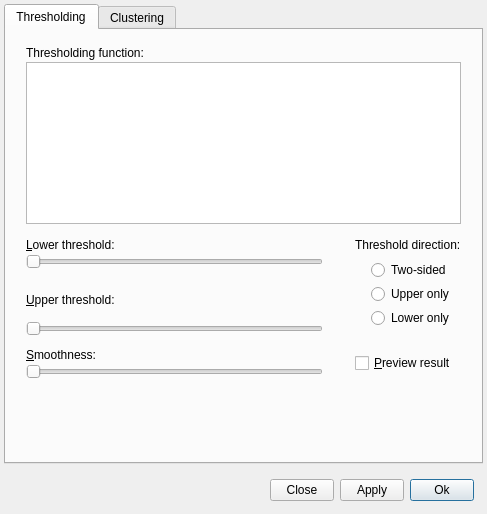
<?xml version="1.0" encoding="UTF-8"?>
<ui version="4.0">
 <class>SpeedImageDialog</class>
 <widget class="QDialog" name="SpeedImageDialog">
  <property name="geometry">
   <rect>
    <x>0</x>
    <y>0</y>
    <width>487</width>
    <height>514</height>
   </rect>
  </property>
  <property name="windowTitle">
   <string>Dialog</string>
  </property>
  <property name="styleSheet">
   <string notr="true">* {
font-size: 12px;
}</string>
  </property>
  <layout class="QVBoxLayout" name="verticalLayout">
   <property name="margin">
    <number>4</number>
   </property>
   <item>
    <widget class="QStackedWidget" name="stack">
     <property name="currentIndex">
      <number>0</number>
     </property>
     <widget class="QWidget" name="pgInOut">
      <layout class="QVBoxLayout" name="verticalLayout_6">
       <property name="spacing">
        <number>0</number>
       </property>
       <property name="margin">
        <number>0</number>
       </property>
       <item>
        <widget class="QTabWidget" name="tabWidgetInOut">
         <property name="currentIndex">
          <number>0</number>
         </property>
         <widget class="QWidget" name="tabThreshold">
          <attribute name="title">
           <string>Thresholding</string>
          </attribute>
          <layout class="QGridLayout" name="gridLayout">
           <property name="leftMargin">
            <number>20</number>
           </property>
           <property name="topMargin">
            <number>4</number>
           </property>
           <property name="rightMargin">
            <number>20</number>
           </property>
           <property name="bottomMargin">
            <number>4</number>
           </property>
           <property name="horizontalSpacing">
            <number>32</number>
           </property>
           <property name="verticalSpacing">
            <number>2</number>
           </property>
           <item row="4" column="0">
            <widget class="QLabel" name="label">
             <property name="text">
              <string>&amp;Lower threshold:</string>
             </property>
             <property name="buddy">
              <cstring>inLowerThreshold</cstring>
             </property>
            </widget>
           </item>
           <item row="5" column="0">
            <widget class="QDoubleSliderWithEditor" name="inLowerThreshold">
             <property name="orientation">
              <enum>Qt::Horizontal</enum>
             </property>
            </widget>
           </item>
           <item row="7" column="0">
            <widget class="QLabel" name="label_2">
             <property name="text">
              <string>&amp;Upper threshold:</string>
             </property>
             <property name="buddy">
              <cstring>inUpperThreshold</cstring>
             </property>
            </widget>
           </item>
           <item row="8" column="0">
            <widget class="QDoubleSliderWithEditor" name="inUpperThreshold">
             <property name="orientation">
              <enum>Qt::Horizontal</enum>
             </property>
            </widget>
           </item>
           <item row="11" column="0">
            <widget class="QLabel" name="label_3">
             <property name="text">
              <string>&amp;Smoothness:</string>
             </property>
             <property name="buddy">
              <cstring>inThresholdSmoothness</cstring>
             </property>
            </widget>
           </item>
           <item row="12" column="0">
            <widget class="QDoubleSliderWithEditor" name="inThresholdSmoothness">
             <property name="orientation">
              <enum>Qt::Horizontal</enum>
             </property>
            </widget>
           </item>
           <item row="3" column="0" colspan="2">
            <spacer name="verticalSpacer_2">
             <property name="orientation">
              <enum>Qt::Vertical</enum>
             </property>
             <property name="sizeType">
              <enum>QSizePolicy::Fixed</enum>
             </property>
             <property name="sizeHint" stdset="0">
              <size>
               <width>20</width>
               <height>12</height>
              </size>
             </property>
            </spacer>
           </item>
           <item row="4" column="1">
            <widget class="QLabel" name="label_4">
             <property name="text">
              <string>Threshold direction:</string>
             </property>
            </widget>
           </item>
           <item row="6" column="0">
            <spacer name="verticalSpacer_4">
             <property name="orientation">
              <enum>Qt::Vertical</enum>
             </property>
             <property name="sizeType">
              <enum>QSizePolicy::Fixed</enum>
             </property>
             <property name="sizeHint" stdset="0">
              <size>
               <width>20</width>
               <height>10</height>
              </size>
             </property>
            </spacer>
           </item>
           <item row="9" column="0" colspan="2">
            <spacer name="verticalSpacer_5">
             <property name="orientation">
              <enum>Qt::Vertical</enum>
             </property>
             <property name="sizeType">
              <enum>QSizePolicy::Fixed</enum>
             </property>
             <property name="sizeHint" stdset="0">
              <size>
               <width>20</width>
               <height>10</height>
              </size>
             </property>
            </spacer>
           </item>
           <item row="13" column="0" colspan="2">
            <spacer name="verticalSpacer">
             <property name="orientation">
              <enum>Qt::Vertical</enum>
             </property>
             <property name="sizeHint" stdset="0">
              <size>
               <width>20</width>
               <height>0</height>
              </size>
             </property>
            </spacer>
           </item>
           <item row="2" column="0" colspan="2">
            <widget class="QFrame" name="frame">
             <property name="frameShape">
              <enum>QFrame::StyledPanel</enum>
             </property>
             <property name="frameShadow">
              <enum>QFrame::Raised</enum>
             </property>
             <layout class="QVBoxLayout" name="verticalLayout_4">
              <property name="margin">
               <number>0</number>
              </property>
              <item>
               <widget class="QtVTKRenderWindowBox" name="viewThreshold" native="true">
                <property name="sizePolicy">
                 <sizepolicy hsizetype="Preferred" vsizetype="Expanding">
                  <horstretch>0</horstretch>
                  <verstretch>0</verstretch>
                 </sizepolicy>
                </property>
                <property name="minimumSize">
                 <size>
                  <width>0</width>
                  <height>160</height>
                 </size>
                </property>
                <property name="styleSheet">
                 <string notr="true">background-color:white;</string>
                </property>
               </widget>
              </item>
             </layout>
            </widget>
           </item>
           <item row="1" column="0">
            <widget class="QLabel" name="label_5">
             <property name="text">
              <string>Thresholding function:</string>
             </property>
             <property name="buddy">
              <cstring>inLowerThreshold</cstring>
             </property>
            </widget>
           </item>
           <item row="5" column="1" rowspan="4">
            <widget class="QWidget" name="grpThresholdMode" native="true">
             <layout class="QVBoxLayout" name="verticalLayout_2">
              <property name="spacing">
               <number>4</number>
              </property>
              <property name="leftMargin">
               <number>16</number>
              </property>
              <property name="topMargin">
               <number>6</number>
              </property>
              <property name="rightMargin">
               <number>6</number>
              </property>
              <property name="bottomMargin">
               <number>8</number>
              </property>
              <item>
               <widget class="QRadioButton" name="btnTwoSidedThreshold">
                <property name="text">
                 <string>Two-sided</string>
                </property>
               </widget>
              </item>
              <item>
               <widget class="QRadioButton" name="btnUpperThreshold">
                <property name="text">
                 <string>Upper only</string>
                </property>
               </widget>
              </item>
              <item>
               <widget class="QRadioButton" name="btnLowerThreshold">
                <property name="text">
                 <string>Lower only</string>
                </property>
               </widget>
              </item>
             </layout>
            </widget>
           </item>
           <item row="11" column="1" rowspan="2">
            <widget class="QWidget" name="widget_4" native="true">
             <layout class="QVBoxLayout" name="verticalLayout_3">
              <property name="margin">
               <number>0</number>
              </property>
              <item>
               <widget class="QCheckBox" name="chkThresholdPreview">
                <property name="text">
                 <string>&amp;Preview result</string>
                </property>
               </widget>
              </item>
             </layout>
            </widget>
           </item>
           <item row="0" column="0" colspan="2">
            <spacer name="verticalSpacer_3">
             <property name="orientation">
              <enum>Qt::Vertical</enum>
             </property>
             <property name="sizeType">
              <enum>QSizePolicy::Fixed</enum>
             </property>
             <property name="sizeHint" stdset="0">
              <size>
               <width>20</width>
               <height>12</height>
              </size>
             </property>
            </spacer>
           </item>
          </layout>
         </widget>
         <widget class="QWidget" name="tabCluster">
          <attribute name="title">
           <string>Clustering</string>
          </attribute>
         </widget>
        </widget>
       </item>
      </layout>
     </widget>
     <widget class="QWidget" name="pgEdge">
      <layout class="QVBoxLayout" name="verticalLayout_7">
       <property name="spacing">
        <number>0</number>
       </property>
       <property name="margin">
        <number>0</number>
       </property>
       <item>
        <widget class="QTabWidget" name="tabWidgetEdge">
         <property name="currentIndex">
          <number>0</number>
         </property>
         <widget class="QWidget" name="tabEdge">
          <attribute name="title">
           <string>Edge Preprocessing</string>
          </attribute>
          <layout class="QGridLayout" name="gridLayout_3">
           <property name="topMargin">
            <number>4</number>
           </property>
           <property name="bottomMargin">
            <number>4</number>
           </property>
           <property name="horizontalSpacing">
            <number>32</number>
           </property>
           <property name="verticalSpacing">
            <number>2</number>
           </property>
           <item row="0" column="0" colspan="2">
            <spacer name="verticalSpacer_7">
             <property name="orientation">
              <enum>Qt::Vertical</enum>
             </property>
             <property name="sizeType">
              <enum>QSizePolicy::Fixed</enum>
             </property>
             <property name="sizeHint" stdset="0">
              <size>
               <width>430</width>
               <height>13</height>
              </size>
             </property>
            </spacer>
           </item>
           <item row="1" column="0" colspan="2">
            <widget class="QLabel" name="label_6">
             <property name="text">
              <string>Transformation from edge strength to speed value</string>
             </property>
            </widget>
           </item>
           <item row="2" column="0" colspan="2">
            <widget class="QtSimpleOpenGLBox" name="viewEdgeMapping" native="true">
             <property name="sizePolicy">
              <sizepolicy hsizetype="Preferred" vsizetype="Expanding">
               <horstretch>0</horstretch>
               <verstretch>0</verstretch>
              </sizepolicy>
             </property>
             <property name="minimumSize">
              <size>
               <width>0</width>
               <height>160</height>
              </size>
             </property>
             <property name="styleSheet">
              <string notr="true">background-color:white;</string>
             </property>
            </widget>
           </item>
           <item row="3" column="0" colspan="2">
            <spacer name="verticalSpacer_8">
             <property name="orientation">
              <enum>Qt::Vertical</enum>
             </property>
             <property name="sizeType">
              <enum>QSizePolicy::Fixed</enum>
             </property>
             <property name="sizeHint" stdset="0">
              <size>
               <width>430</width>
               <height>13</height>
              </size>
             </property>
            </spacer>
           </item>
           <item row="4" column="0">
            <widget class="QLabel" name="label_7">
             <property name="text">
              <string>Scale of Gaussian blurring:</string>
             </property>
            </widget>
           </item>
           <item row="4" column="1" rowspan="2">
            <widget class="QWidget" name="widget_5" native="true">
             <layout class="QVBoxLayout" name="verticalLayout_8">
              <property name="margin">
               <number>0</number>
              </property>
              <item>
               <widget class="QCheckBox" name="chkEdgePreview">
                <property name="text">
                 <string>&amp;Preview result</string>
                </property>
               </widget>
              </item>
             </layout>
            </widget>
           </item>
           <item row="5" column="0">
            <widget class="QDoubleSliderWithEditor" name="inEdgeSmoothing">
             <property name="orientation">
              <enum>Qt::Horizontal</enum>
             </property>
            </widget>
           </item>
           <item row="8" column="0">
            <widget class="QLabel" name="label_8">
             <property name="text">
              <string>Edge transformation contrast:</string>
             </property>
            </widget>
           </item>
           <item row="9" column="0">
            <widget class="QDoubleSliderWithEditor" name="inEdgeKappa">
             <property name="orientation">
              <enum>Qt::Horizontal</enum>
             </property>
            </widget>
           </item>
           <item row="10" column="0" colspan="2">
            <spacer name="verticalSpacer_10">
             <property name="orientation">
              <enum>Qt::Vertical</enum>
             </property>
             <property name="sizeType">
              <enum>QSizePolicy::Fixed</enum>
             </property>
             <property name="sizeHint" stdset="0">
              <size>
               <width>430</width>
               <height>13</height>
              </size>
             </property>
            </spacer>
           </item>
           <item row="11" column="0">
            <widget class="QLabel" name="label_9">
             <property name="text">
              <string>Edge transformation exponent:</string>
             </property>
            </widget>
           </item>
           <item row="12" column="0">
            <widget class="QDoubleSliderWithEditor" name="inEdgeExponent">
             <property name="orientation">
              <enum>Qt::Horizontal</enum>
             </property>
            </widget>
           </item>
           <item row="13" column="0" colspan="2">
            <spacer name="verticalSpacer_6">
             <property name="orientation">
              <enum>Qt::Vertical</enum>
             </property>
             <property name="sizeHint" stdset="0">
              <size>
               <width>430</width>
               <height>42</height>
              </size>
             </property>
            </spacer>
           </item>
           <item row="7" column="0" colspan="2">
            <spacer name="verticalSpacer_9">
             <property name="orientation">
              <enum>Qt::Vertical</enum>
             </property>
             <property name="sizeType">
              <enum>QSizePolicy::Fixed</enum>
             </property>
             <property name="sizeHint" stdset="0">
              <size>
               <width>20</width>
               <height>12</height>
              </size>
             </property>
            </spacer>
           </item>
          </layout>
         </widget>
        </widget>
       </item>
      </layout>
     </widget>
    </widget>
   </item>
   <item>
    <widget class="QWidget" name="widget_3" native="true">
     <layout class="QHBoxLayout" name="horizontalLayout">
      <property name="leftMargin">
       <number>18</number>
      </property>
      <item>
       <spacer name="horizontalSpacer">
        <property name="orientation">
         <enum>Qt::Horizontal</enum>
        </property>
        <property name="sizeHint" stdset="0">
         <size>
          <width>40</width>
          <height>20</height>
         </size>
        </property>
       </spacer>
      </item>
      <item>
       <widget class="QPushButton" name="btnClose">
        <property name="minimumSize">
         <size>
          <width>64</width>
          <height>0</height>
         </size>
        </property>
        <property name="maximumSize">
         <size>
          <width>64</width>
          <height>16777215</height>
         </size>
        </property>
        <property name="text">
         <string>Close</string>
        </property>
       </widget>
      </item>
      <item>
       <widget class="QPushButton" name="btnApply">
        <property name="minimumSize">
         <size>
          <width>64</width>
          <height>0</height>
         </size>
        </property>
        <property name="maximumSize">
         <size>
          <width>64</width>
          <height>16777215</height>
         </size>
        </property>
        <property name="text">
         <string>Apply</string>
        </property>
       </widget>
      </item>
      <item>
       <widget class="QPushButton" name="btnOk">
        <property name="minimumSize">
         <size>
          <width>64</width>
          <height>0</height>
         </size>
        </property>
        <property name="maximumSize">
         <size>
          <width>64</width>
          <height>16777215</height>
         </size>
        </property>
        <property name="text">
         <string>Ok</string>
        </property>
        <property name="default">
         <bool>true</bool>
        </property>
       </widget>
      </item>
     </layout>
    </widget>
   </item>
  </layout>
 </widget>
 <customwidgets>
  <customwidget>
   <class>QtSimpleOpenGLBox</class>
   <extends>QWidget</extends>
   <header>QtSimpleOpenGLBox.h</header>
   <container>1</container>
  </customwidget>
  <customwidget>
   <class>QtVTKRenderWindowBox</class>
   <extends>QWidget</extends>
   <header location="global">QtVTKRenderWindowBox.h</header>
   <container>1</container>
  </customwidget>
  <customwidget>
   <class>QDoubleSliderWithEditor</class>
   <extends>QSlider</extends>
   <header location="global">QDoubleSliderWithEditor.h</header>
  </customwidget>
 </customwidgets>
 <resources/>
 <connections/>
</ui>
